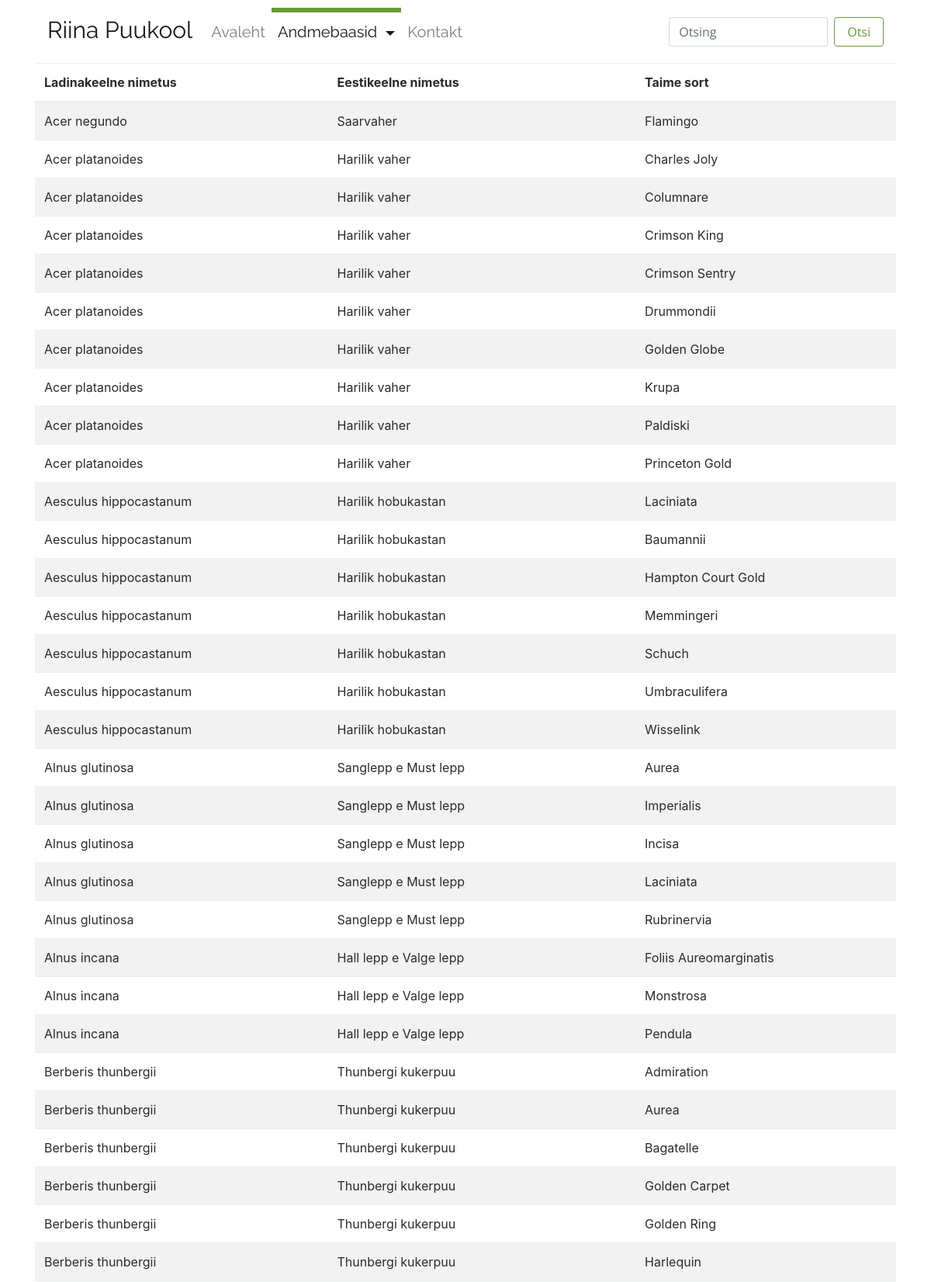
The page /andmebaasid.php (upper part) on the database its author committed.
### tables this page shows
CREATE TABLE `Lehtpuud` (
	`Ladinakeelne`	TEXT,
	`Eestikeelne`	TEXT,
	`Sort`	TEXT
);

### andmebaasid.php (the view, shortened to what this page needs)
<?php
include("header.php");
$db = new MyDB();
$type   = $_GET["type"];
$submit = $_GET["otsing"];
echo "<table class=\"table table-striped\">";
echo "<thead>";
echo "<tr>";
echo "<th>Ladinakeelne nimetus</th>";
echo "<th>Eestikeelne nimetus</th>";
echo "<th>Taime sort</th>";
echo "</tr>";
echo "</thead>";
echo "<tbody>";
if (is_null($submit)) {
    switch ($type) {
        default:
            $sql = "SELECT * from Lehtpuud ORDER BY Ladinakeelne";
            addColumns($db->query($sql));
    }
}
echo "</tbody>";
echo "</table>";
include("footer.php");
function addColumns($ret) {
    while ($row = $ret->fetchArray(SQLITE3_ASSOC)) {
        echo "<tr>";
        echo "<td>" . $row['Ladinakeelne'] . "</td>";
        echo "<td>" . $row['Eestikeelne'] . "</td>";
        echo "<td>" . $row['Sort'] . "</td>";
        echo "</tr>";
    }
}
?>

### header.php (shortened to what this page needs)
<!DOCTYPE html>
<html lang="et">
    <head>
        <link rel="stylesheet" href="css/bootstrap.min.css">
        <link rel="stylesheet" href="css/custom.css">
        <link rel="stylesheet" href="fonts/css/font-awesome.min.css">
    </head>
    <body>
        <div class="container">
        <nav class="navbar navbar-toggleable-md navbar-light bg-faded">
            <a class="navbar-brand" href="/">Riina Puukool</a>
            <div class="collapse navbar-collapse" id="navbarSupportedContent">
                <ul class="navbar-nav mr-auto">
                    <li class="nav-item
                        <?php
                            $uri_parts = explode('?', $_SERVER['REQUEST_URI'], 2);
                            $link_array = explode('/',$uri_parts[0]);
                            if(end($link_array) == "") echo "active";
                            ?>">
                        <a class="nav-link" href="/">Avaleht</a>
                    </li>
                    <li class="nav-item dropdown <?php
                            $uri_parts = explode('?', $_SERVER['REQUEST_URI'], 2);
                            $link_array = explode('/',$uri_parts[0]);
                            if(end($link_array) == "andmebaasid.php") echo "active";
                            ?>">
                        <a class="nav-link dropdown-toggle" href="" id="navbarTaimed" data-toggle="dropdown" aria-haspopup="true" aria-expanded="false">
                        Andmebaasid
                        </a>
                    </li>
                    <li class="nav-item
                        <?php
                            $uri_parts = explode('?', $_SERVER['REQUEST_URI'], 2);
                            $link_array = explode('/',$uri_parts[0]);
                            if(end($link_array) == "kontakt.php") echo "active";
                            ?>">
                        <a class="nav-link" href="kontakt.php">Kontakt</a>
                    </li>
                </ul>
                <form class="otsing form-inline my-2 my-lg-0" action="andmebaasid.php">
                    <input class="form-control mr-sm-2" type="text" placeholder="Otsing" name="otsing">
                    <button class="btn btn-outline-success my-2 my-sm-0" type="submit">Otsi</button>
                </form>
            </div>
        </nav>

### footer.php (shortened to what this page needs)
</div>
</body>
</html>

### css/custom.css (style rules this page uses)
.navbar { background-color: white; padding-top: 10px; padding-bottom: 10px; font-family: 'Raleway', sans-serif; margin-bottom: 5px; }
.nav-item { padding-top: 6px; }
.nav-item.active { border-top: 6px solid #699A33; padding-top: 0px; }
.navbar-brand { font-size: 30px; }
.nav-item { font-size: 20px; }
.btn-outline-success { border-color: #699A33; color: #699A33; }
.otsing { padding-top: 6px; }
.form-control { font-family: 'Open Sans', sans-serif; }
.btn { font-family: 'Open Sans', sans-serif; }

### rows shown on the page
lehtpuud: Ladinakeelne "Acer negundo", Eestikeelne "Saarvaher", Sort "Flamingo"
lehtpuud: Ladinakeelne "Acer platanoides", Eestikeelne "Harilik vaher", Sort "Charles Joly"
lehtpuud: Ladinakeelne "Acer platanoides", Eestikeelne "Harilik vaher", Sort "Columnare"
lehtpuud: Ladinakeelne "Acer platanoides", Eestikeelne "Harilik vaher", Sort "Crimson King"
lehtpuud: Ladinakeelne "Acer platanoides", Eestikeelne "Harilik vaher", Sort "Crimson Sentry"
lehtpuud: Ladinakeelne "Acer platanoides", Eestikeelne "Harilik vaher", Sort "Drummondii"
lehtpuud: Ladinakeelne "Acer platanoides", Eestikeelne "Harilik vaher", Sort "Golden Globe"
lehtpuud: Ladinakeelne "Acer platanoides", Eestikeelne "Harilik vaher", Sort "Krupa"
lehtpuud: Ladinakeelne "Acer platanoides", Eestikeelne "Harilik vaher", Sort "Paldiski"
lehtpuud: Ladinakeelne "Acer platanoides", Eestikeelne "Harilik vaher", Sort "Princeton Gold"
lehtpuud: Ladinakeelne "Aesculus hippocastanum", Eestikeelne "Harilik hobukastan", Sort "Laciniata"
lehtpuud: Ladinakeelne "Aesculus hippocastanum", Eestikeelne "Harilik hobukastan", Sort "Baumannii"
lehtpuud: Ladinakeelne "Aesculus hippocastanum", Eestikeelne "Harilik hobukastan", Sort "Hampton Court Gold"
lehtpuud: Ladinakeelne "Aesculus hippocastanum", Eestikeelne "Harilik hobukastan", Sort "Memmingeri"
lehtpuud: Ladinakeelne "Aesculus hippocastanum", Eestikeelne "Harilik hobukastan", Sort "Schuch"
lehtpuud: Ladinakeelne "Aesculus hippocastanum", Eestikeelne "Harilik hobukastan", Sort "Umbraculifera"
lehtpuud: Ladinakeelne "Aesculus hippocastanum", Eestikeelne "Harilik hobukastan", Sort "Wisselink"
lehtpuud: Ladinakeelne "Alnus glutinosa", Eestikeelne "Sanglepp e Must lepp", Sort "Aurea"
lehtpuud: Ladinakeelne "Alnus glutinosa", Eestikeelne "Sanglepp e Must lepp", Sort "Imperialis"
lehtpuud: Ladinakeelne "Alnus glutinosa", Eestikeelne "Sanglepp e Must lepp", Sort "Incisa"
lehtpuud: Ladinakeelne "Alnus glutinosa", Eestikeelne "Sanglepp e Must lepp", Sort "Laciniata"
lehtpuud: Ladinakeelne "Alnus glutinosa", Eestikeelne "Sanglepp e Must lepp", Sort "Rubrinervia"
lehtpuud: Ladinakeelne "Alnus incana", Eestikeelne "Hall lepp e Valge lepp", Sort "Foliis Aureomarginatis"
lehtpuud: Ladinakeelne "Alnus incana", Eestikeelne "Hall lepp e Valge lepp", Sort "Monstrosa"
lehtpuud: Ladinakeelne "Alnus incana", Eestikeelne "Hall lepp e Valge lepp", Sort "Pendula"
lehtpuud: Ladinakeelne "Berberis thunbergii", Eestikeelne "Thunbergi kukerpuu", Sort "Admiration"
lehtpuud: Ladinakeelne "Berberis thunbergii", Eestikeelne "Thunbergi kukerpuu", Sort "Aurea"
lehtpuud: Ladinakeelne "Berberis thunbergii", Eestikeelne "Thunbergi kukerpuu", Sort "Bagatelle"
lehtpuud: Ladinakeelne "Berberis thunbergii", Eestikeelne "Thunbergi kukerpuu", Sort "Golden Carpet"
lehtpuud: Ladinakeelne "Berberis thunbergii", Eestikeelne "Thunbergi kukerpuu", Sort "Golden Ring"
lehtpuud: Ladinakeelne "Berberis thunbergii", Eestikeelne "Thunbergi kukerpuu", Sort "Harlequin"
